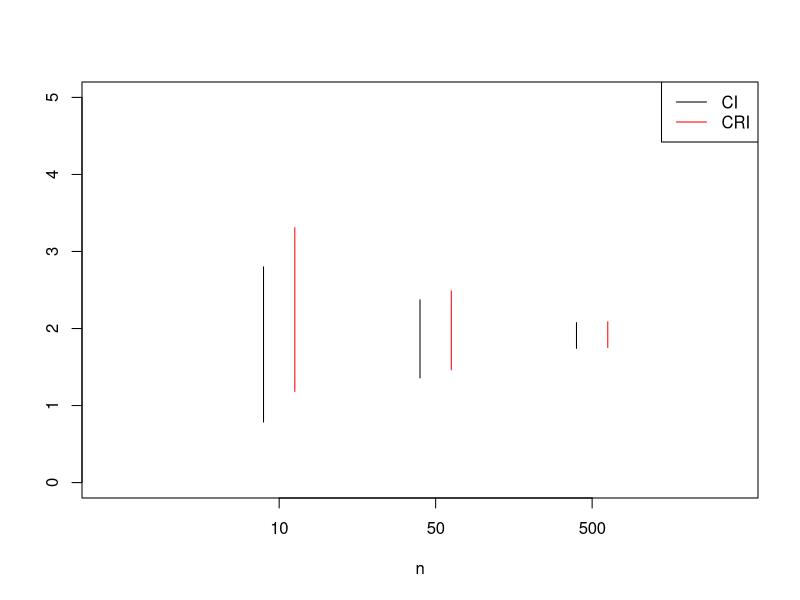
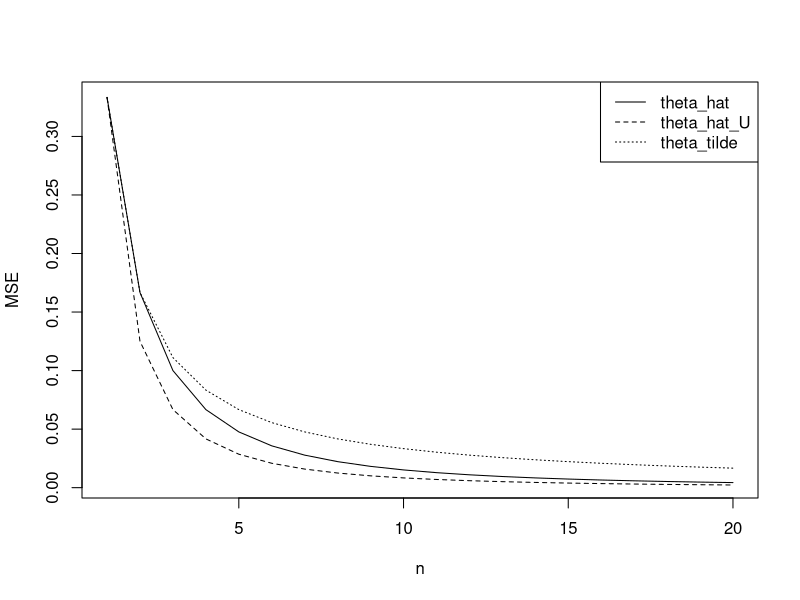

The R script that drew these images, in order:
## ---- chunk 1
knitr::opts_chunk$set(echo = TRUE)
## ---- chunk 2
n <- c(10, 50, 500)
sumX <- c(6.1, 27.3, 262.4)

# Bayesian CRI
LCRI <- qgamma(0.025, n+5, 1+sumX)
UCRI <- qgamma(0.975, n+5, 1+sumX)

# Frequentist CI
c1 <- qgamma(.975, n, 1)
c2 <- qgamma(.025, n, 1)
LCI <- c2/sumX
UCI <- c1/sumX

# Compare them
t <- as.data.frame(rbind(LCRI, UCRI, LCI, UCI))
names(t) <- n
t
## ---- chunk 3

# Plot them for fun
plot(1, type="n", xlab="n", ylab="", xlim=c(0, 4), ylim=c(0, 5), xaxt = "n")
axis(1, at = seq(1.1, 3.1), labels = n)
segments(c(1,2,3), LCI, c(1,2,3), UCI)
segments(c(1.2,2.2,3.2), LCRI, c(1.2,2.2,3.2), UCRI, col = "red")
legend("topright", 
       legend = c("CI", "CRI"),
       lty = 1,
       col = c("black", "red")
       ) 
## ---- chunk 4
n <- 1:20
theta <- 1

# Expressions for MSE
# Theta^
theta_hat_MSE <- 2*theta^2/(n+1)/(n+2)
# Theta^U
theta_hat_U_MSE <- theta^2/n/(n+2)
# Theta~
theta_tilde_MSE <- theta^2/3/n

# Plot the MSEs
plot(n, theta_hat_MSE, type = "l", lty = 1, ylab = "MSE")
lines(n, theta_hat_U_MSE, type = "l", lty = 2)
lines(n, theta_tilde_MSE, type = "l", lty = 3)
legend("topright", legend = c("theta_hat", "theta_hat_U", "theta_tilde"), lty = c(1,2,3))
## ---- chunk 5
theta <- 1
n <- c(5, 10, 20)
nsim <- 1e6
 
theta_hat <- theta_hat_U <- theta_tilde <- matrix(NA, nrow = length(n), ncol = nsim)
for(i in 1:length(n)){
  for(j in 1:nsim){
    X <- runif(n[i], 0, theta)
    theta_hat[i, j] <- max(X)
    theta_hat_U[i, j] <- max(X) * (n[i]+1)/n[i]
    theta_tilde[i, j] <- mean(X) * 2 
  }
}

# calculate MSE from the sample
sampMSE <- function(estimator, truth){
  mean((estimator-truth)^2)
}

# Theta hat
theta_hat_true_MSE <- 2*theta^2/(n+1)/(n+2) # true
theta_hat_samp_MSE <- apply(theta_hat, 1, sampMSE, theta) # from sample

# Theta hat unbiased
theta_hat_U_true_MSE <- theta^2/n/(n+2)
theta_hat_U_samp_MSE <- apply(theta_hat_U, 1, sampMSE, theta)

# Theta tilde
theta_tilde_true_MSE <- theta^2/3/n
theta_tilde_samp_MSE <- apply(theta_tilde, 1, sampMSE, theta)

t <- as.data.frame(
  rbind(theta_hat_true_MSE, 
        theta_hat_samp_MSE, 
        theta_hat_U_true_MSE,
        theta_hat_U_samp_MSE,
        theta_tilde_true_MSE,
        theta_tilde_samp_MSE
        )
)
names(t) <- n
t
